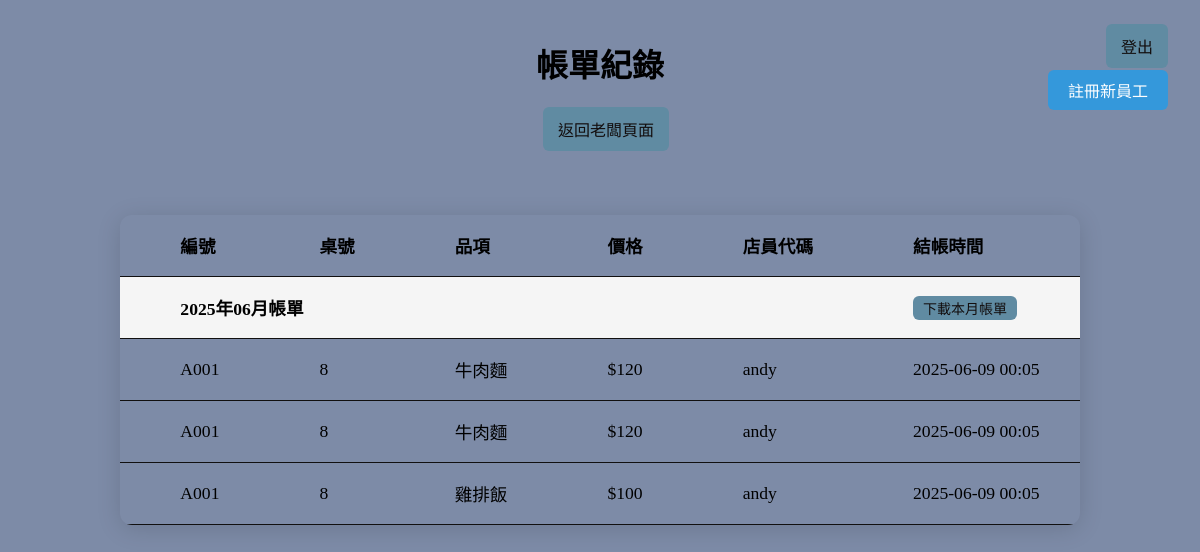
The app's page /bills, older data.
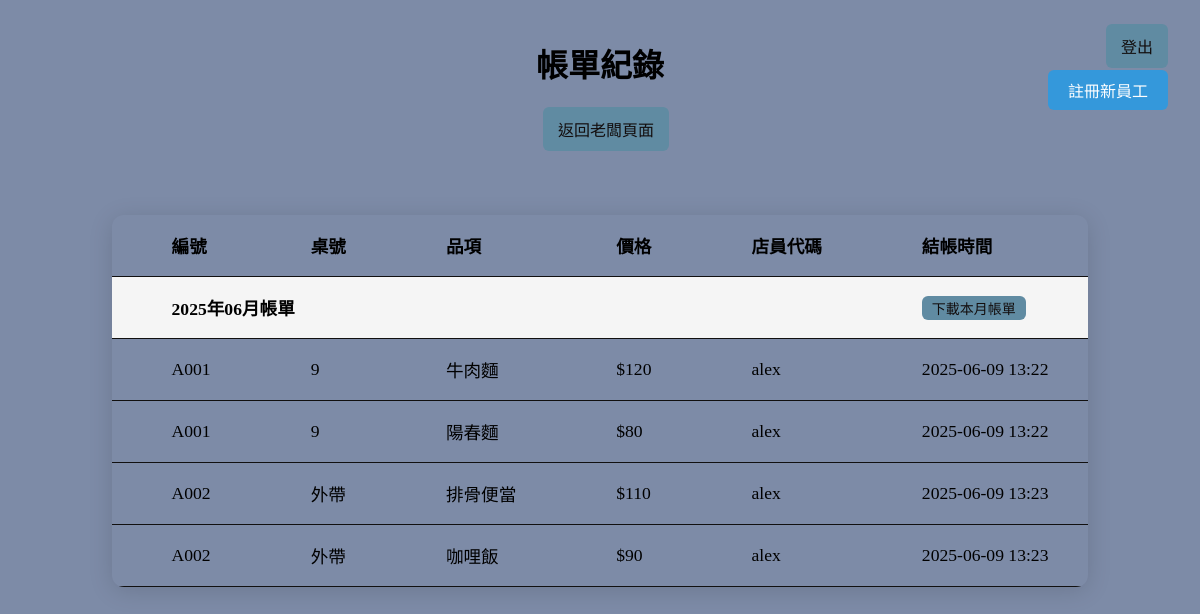
The same page, newer data.
### app.py (models this page shows)
class Bill(db.Model):
    id = db.Column(db.Integer, primary_key=True)
    table_number = db.Column(db.String(10), nullable=False)
    item_name = db.Column(db.String(100), nullable=False)
    item_price = db.Column(db.Float, nullable=False)
    staff_code = db.Column(db.String(100), nullable=False)
    checkout_time = db.Column(db.String(32), nullable=False)

### app.py (the view)
@app.route('/bills')
def bills():
    bills = Bill.query.order_by(Bill.id.asc()).all()
    return render_template('bills.html', bills=bills)

### templates/bills.html (shortened to what this page needs)
<!DOCTYPE html>
<html lang="zh-Hant">
<head>
    <link rel="stylesheet" href="/static/style.css">
</head>
<body>
    <div class="logout-btn-container">
        <button onclick="location.href='/'" class="card-btn">登出</button>
    </div>
    <button class="boss-register-btn" onclick="location.href='/Boss-register'">註冊新員工</button>
    <h1>帳單紀錄</h1>
    <div style="margin-bottom:24px;">
        <button onclick="location.href='/Boss'" class="card-btn" style="margin-left:12px;">返回老闆頁面</button>
    </div>
    <table class="menu-table" style="width:100%;max-width:900px;">
        <thead>
            <tr>
                <th>編號</th>
                <th>桌號</th>
                <th>品項</th>
                <th>價格</th>
                <th>店員代碼</th>
                <th>結帳時間</th>
            </tr>
        </thead>
        <tbody>
        {% set group_map = {} %}
        {% set month_earliest = {} %}
        {% for bill in bills %}
            {% set month = bill.checkout_time[:7] %}
        {% endfor %}
        {% set month_tagged = {} %}
        {% for bill in bills %}
            {% set group_key = bill.table_number.replace('結帳', '').strip() ~ '-' ~ bill.checkout_time %}
            {% set month = bill.checkout_time[:7] %}
            {% if bill.checkout_time == month_earliest[month] and not month_tagged.get(month) %}
                <tr>
                    <td colspan="5" style="background:#f5f5f5;font-weight:bold;">{{ month.replace('-', '年') }}月帳單</td>
                    <td style="background:#f5f5f5;">
                        <form method="get" action="/bills/download">
                            <button type="submit" class="card-btn" style="padding:2px 10px;font-size:14px;">下載本月帳單</button>
                        </form>
                    </td>
                </tr>
            {% endif %}
            <tr>
                <td>{{ group_map[group_key] }}</td>
                <td>{{ bill.table_number.replace('結帳', '').strip() if bill.table_number.replace('結帳', '').strip() else '外帶' }}</td>
                <td>{{ bill.item_name }}</td>
                <td>${{ '%.0f' % bill.item_price }}</td>
                <td>{{ bill.staff_code }}</td>
                <td>{{ bill.checkout_time }}</td>
            </tr>
        {% endfor %}
        </tbody>
    </table>
</body>
</html>

### static/style.css (style rules this page uses)
body { display: flex; flex-direction: column; align-items: center; min-height: 100vh; margin: 0; background: #7d8ba7; }
h1 { margin-top: 40px; text-align: center; }
.card-btn { background-color: #608ba2; color: #130e0e; border: none; border-radius: 6px; padding: 10px 15px; cursor: pointer; font-size: 1em; transition: background 0.2s; }
.boss-register-btn { position: fixed; top: 70px; right: 32px; z-index: 1000; background: #3498db; color: #fff; border: none; border-radius: 6px; padding: 8px 20px; font-size: 1em; cursor: pointer; transition: background 0.2s; }
.logout-btn-container { position: fixed; top: 24px; right: 32px; z-index: 1000; background: none; }
.menu-table { width: 56vw; max-width: 400px; min-width: 240px; margin: 40px auto 0 auto; border-radius: 12px; box-shadow: 0 4px 24px #0002; border-collapse: collapse; font-size: 1.1em; overflow: hidden; table-layout: auto; }
.menu-table th, .menu-table td { padding-top: 18px; padding-bottom: 18px; padding-left: 60px; padding-right: 40px; border-bottom: 1px solid #111010; vertical-align: middle; white-space: nowrap; text-align: left; }

Row changes from the older to the newer data that the page shows:
changed Bill "牛肉麵": table_number.replace "8" → "9"; staff_code "andy" → "alex"; checkout_time "2025-06-09 00:05" → "2025-06-09 13:22"
changed Bill: table_number.replace "8" → "9"; item_name "牛肉麵" → "陽春麵"; item_price "120" → "80"; staff_code "andy" → "alex"; checkout_time "2025-06-09 00:05" → "2025-06-09 13:22"
changed Bill: group_map "A001" → "A002"; table_number.replace "8" → "外帶"; item_name "雞排飯" → "排骨便當"; item_price "100" → "110"; staff_code "andy" → "alex"; checkout_time "2025-06-09 00:05" → "2025-06-09 13:23"
added Bill: group_map "A002", table_number.replace "外帶", item_name "咖哩飯", item_price "90", staff_code "alex", checkout_time "2025-06-09 13:23"
